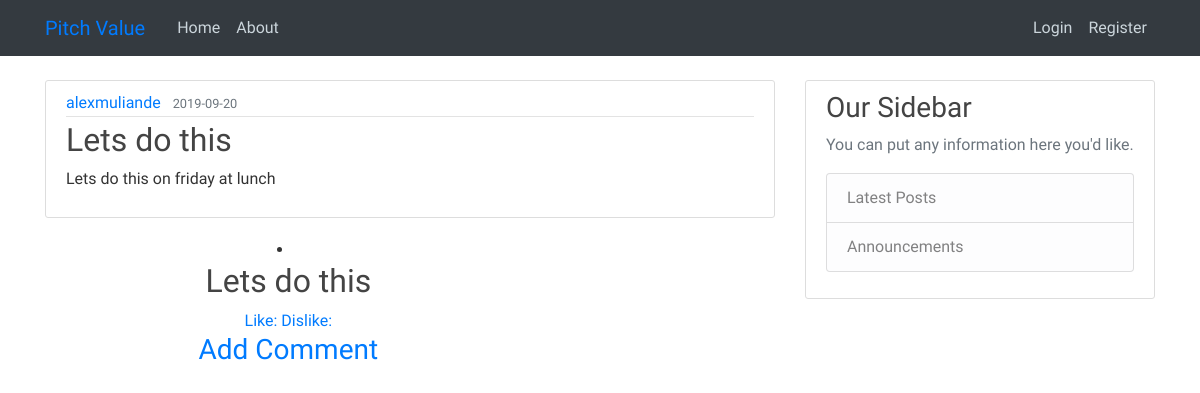
/post/1, run on the app's committed database.
### pitch/models.py (models this page shows, shortened)
class User(db.Model, UserMixin):
    id = db.Column(db.Integer,primary_key=True)
    username = db.Column(db.String(20),unique=True,nullable=False)
    email = db.Column(db.String(20),unique=True,nullable=False)
    image_file = db.Column(db.String(20), nullable=False, default='default.jpg')
    password = db.Column(db.String(60), nullable=False)
    posts = db.relationship('Post', backref='author', lazy=True)
    comment = db.relationship('Comment',backref = 'author',lazy=True)

class Post(db.Model):
    id = db.Column(db.Integer,primary_key=True)
    title = db.Column(db.String(100), nullable=False)
    date_posted = db.Column (db.DateTime, nullable=False, default=datetime.utcnow)
    content = db.Column(db.Text, nullable=False)
    user_id = db.Column(db.Integer, db.ForeignKey('user.id'), nullable = False)

### pitch/routes.py (the view)
@app.route("/post/<int:post_id>")
def post(post_id):
    post = Post.query.get_or_404(post_id)
    return render_template('post.html', title=post.title, post=post)

### pitch/templates/post.html (shortened to what this page needs)
{% extends "base.html" %}
{% block content %}
  <article class="media content-section">
    <div class="media-body">
      <div class="article-metadata">
        <a class="mr-2" href="#">{{ post.author.username }}</a>
        <small class="text-muted">{{ post.date_posted.strftime('%Y-%m-%d') }}</small>
      </div>
      <h2 class="article-title">{{ post.title }}</h2>
      <p class="article-content">{{ post.content }}</p>
    </div>
  </article>
  <div class=" col-xs-12 col-sm-12 col-md-8 col-lg-8 well post-well">
    <li class="text-center">
        <h2>{{post.title}}</h2>
        <a href ="/post_review/{{post.id}}?like=1">Like: {{post.like}}</a>
        <a href ="/post_review/{{post.id}}?dislike=1">Dislike: {{post.dislike}}</a>
        <h3 class="comment-create">
            <a href="{{url_for('new_comment')}}">Add Comment</a>
        </h3>
    </li>
</div>
{% endblock content %}

### pitch/static/styles.css (style rules this page uses)
body { background-image: url('https://cdn.pixabay.com/photo/2013/07/12/17/22/agenda-152092__340.png'); font-family: 'Signika', sans-serif; color: #333333; margin-top: 5rem; }
h1, h2, h3, h4, h5, h6 { color: #444444; }
.content-section { background: #ffffff; padding: 10px 20px; border: 1px solid #dddddd; border-radius: 3px; margin-bottom: 20px; }
.article-title { color: #444444; }
.article-content { white-space: pre-line; }
.article-metadata { padding-bottom: 1px; margin-bottom: 4px; border-bottom: 1px solid #e3e3e3 }

### data on the page
User: author.username "alexmuliande"
Post: date_posted "2019-09-20", title "Lets do this", content "Lets do this on friday at lunch"
